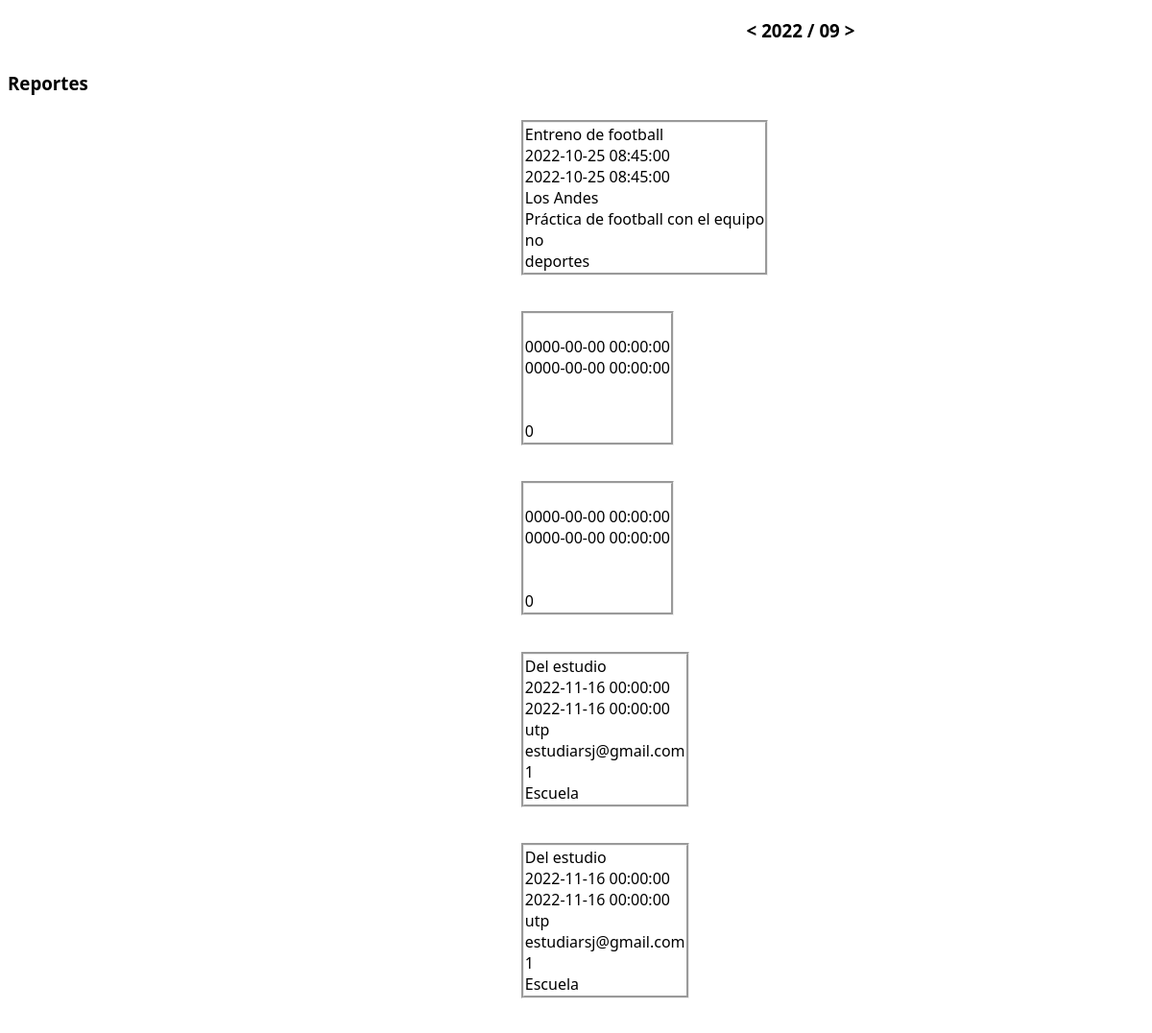
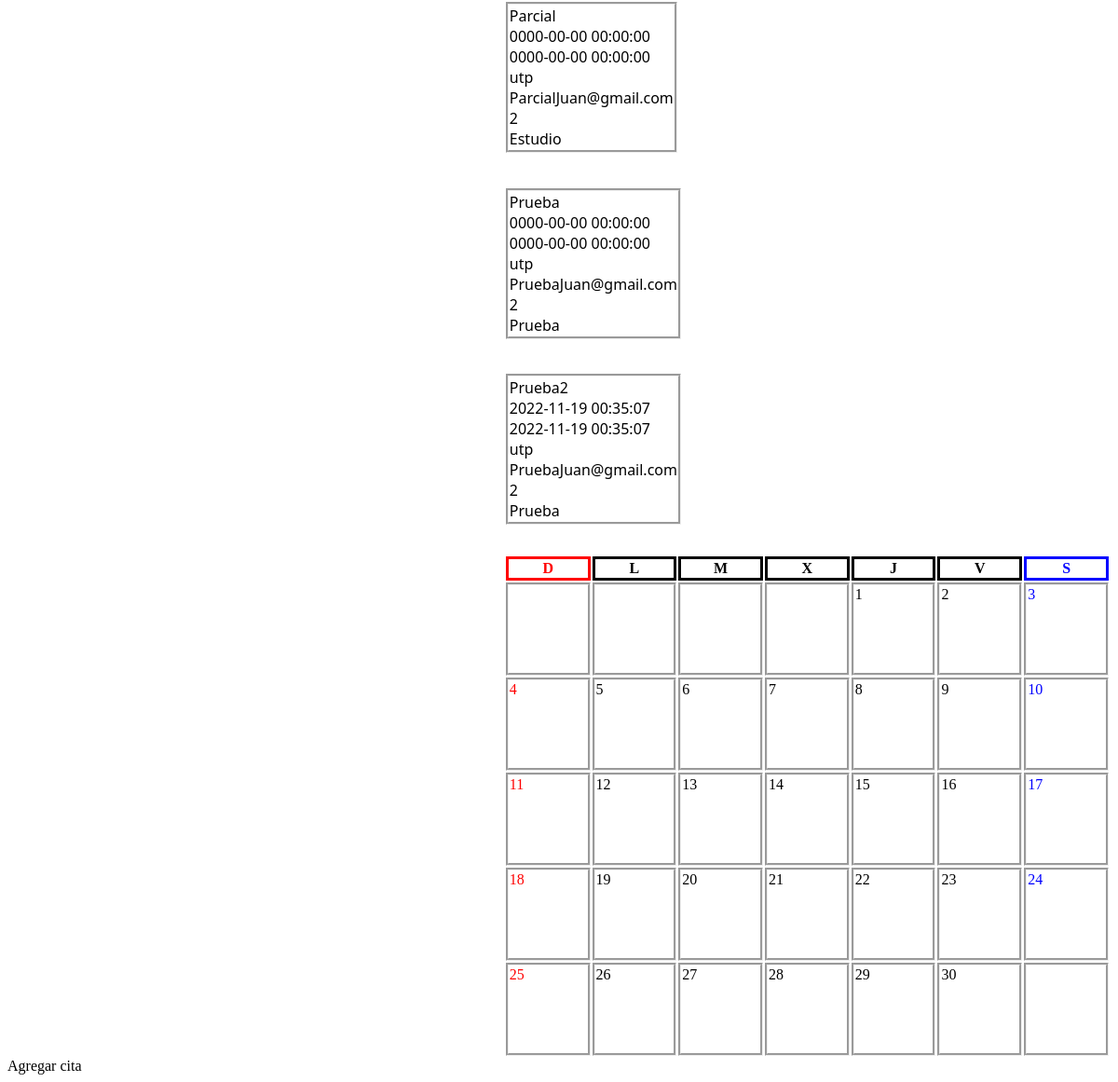
Page /Agenda/index.php?ym=2022-09 on the committed database (2 pictures, top to bottom).
### tables this page shows
CREATE TABLE `eventos` (
  `id_ev` int(11) NOT NULL,
  `titulo` varchar(50) DEFAULT NULL,
  `fecha_inicial` datetime NOT NULL,
  `fecha_final` datetime DEFAULT NULL,
  `ubicacion` varchar(220) DEFAULT NULL,
  `detalle` varchar(220) DEFAULT NULL,
  `correo` varchar(20) DEFAULT NULL,
  `rep_dia` varchar(20) DEFAULT NULL,
  `categoria` varchar(50) NOT NULL
);

### Agenda/class/modelo.php (called while the page is built, shortened)
<?php
    class modeloCredencialesBD
    {
        public function __construct()
        {
            $this->_db = new mysqli (DB_HOST, DB_USER, DB_PASS, DB_NAME);
        }
    }
?>

### Agenda/index.php (the view, shortened to what this page needs)
<!DOCTYPE html>
<html lang='es'>
  <head>
    <link href='css/main.css' rel='stylesheet' />
  </head>
  <body>
    <?php
    require_once('class/agenda.php');
    $obj_agenda = new agenda;
    $obj_agenda->creacionAgenda();
    $agenda = $obj_agenda->consultar_eventos();
    ?>
    <div class="container">
      <h3><a href="?ym=<?php echo $obj_agenda->get_prev(); ?>">&lt;</a> <?php echo $obj_agenda->get_htmlTitle(); ?> <a href="?ym=<?php echo $obj_agenda->get_next(); ?>">&gt;</a></h3>
        <h3 class = "title2">Reportes</h3><br></br>
        <?php
            foreach ($agenda as $resultado)
            {?>
            <table>
              <tr class = 'reporte'>
                <td class = 'reporte_td'>
              <?php
              print ("<span>" . $resultado['titulo'] . "<br>");
              print ($resultado['fecha_inicial'] . "<br>");
              print ($resultado['fecha_final'] . "<br>");
              print ($resultado['ubicacion'] . "<br>");
              print ($resultado['detalle']);
              print ($resultado['correo'] . "<br>");
              print ($resultado['rep_dia'] . "<br>");
              print ($resultado['categoria'] . "</span>\n"); ?>
            </td>
            </tr>
            </table>
              <?php
            }
        ?>
        </div>
      <table class="table table-bordered">
        <tr>
            <th>D</th>
            <th>L</th>
            <th>M</th>
            <th>X</th>
            <th>J</th>
            <th>V</th>
            <th>S</th>
        </tr>
      </table>
    <A HREF="agregarcita.php">Agregar cita</A>&nbsp;
  </body>
</html>

### Agenda/css/main.css (style rules this page uses)
.container { font-family: 'Noto Sans', sans-serif; }
.reporte_td { margin-bottom: 30px; margin-left: 65%; }
h3 { margin-bottom: 30px; margin-left: 65%; }
th { height: 0px; text-align: center; border-style: solid; }
td { height: 100px; width: 100px; border-style: groove; text-align: left; vertical-align: top; transition: transform .2s; }
th:nth-of-type(1), td:nth-of-type(1) { color: red; }
th:nth-of-type(7), td:nth-of-type(7) { color: blue; }
table { display: absolute; align-items: right; justify-content: right; margin-left: 45%; }
td.reporte_td { color: black !important; border-style: groove; width: auto; height: auto; transition: transform .2s; max-width: 700px; float: left; margin-top: 2%; margin-left: initial; }
a { text-decoration: none; color: inherit; }
h3.title2 { float: left !important; margin-top: 0%; margin-bottom: 0% !important; margin-left: 0% !important; }
* { box-sizing: border-box; }

### rows in the picture
eventos: titulo "Entreno de football", fecha_inicial "2022-10-25 08:45:00", fecha_final "2022-10-25 08:45:00", ubicacion "Los Andes", detalle "Práctica de football con el equipo", rep_dia "no", categoria "deportes"
eventos: fecha_inicial "0000-00-00 00:00:00", fecha_final "0000-00-00 00:00:00", rep_dia "0"
eventos: fecha_inicial "0000-00-00 00:00:00", fecha_final "0000-00-00 00:00:00", rep_dia "0"
eventos: titulo "Del estudio", fecha_inicial "2022-11-16 00:00:00", fecha_final "2022-11-16 00:00:00", ubicacion "utp", detalle "estudiar", correo "sj@gmail.com", rep_dia "1", categoria "Escuela"
eventos: titulo "Del estudio", fecha_inicial "2022-11-16 00:00:00", fecha_final "2022-11-16 00:00:00", ubicacion "utp", detalle "estudiar", correo "sj@gmail.com", rep_dia "1", categoria "Escuela"
eventos: titulo "Parcial", fecha_inicial "0000-00-00 00:00:00", fecha_final "0000-00-00 00:00:00", ubicacion "utp", detalle "Parcial", correo "Juan@gmail.com", rep_dia "2", categoria "Estudio"
eventos: titulo "Prueba", fecha_inicial "0000-00-00 00:00:00", fecha_final "0000-00-00 00:00:00", ubicacion "utp", detalle "Prueba", correo "Juan@gmail.com", rep_dia "2", categoria "Prueba"
eventos: titulo "Prueba2", fecha_inicial "2022-11-19 00:35:07", fecha_final "2022-11-19 00:35:07", ubicacion "utp", detalle "Prueba", correo "Juan@gmail.com", rep_dia "2", categoria "Prueba"

### other values in the picture
$obj_agenda->get_htmlTitle() "2022 / 09"
$this->day "1 2 3"
$this->day "4 5 6 7 8 9 10"
$this->day "11 12 13 14 15 16 17"
$this->day "18 19 20 21 22 23 24"
$this->day "25 26 27 28 29 30"
